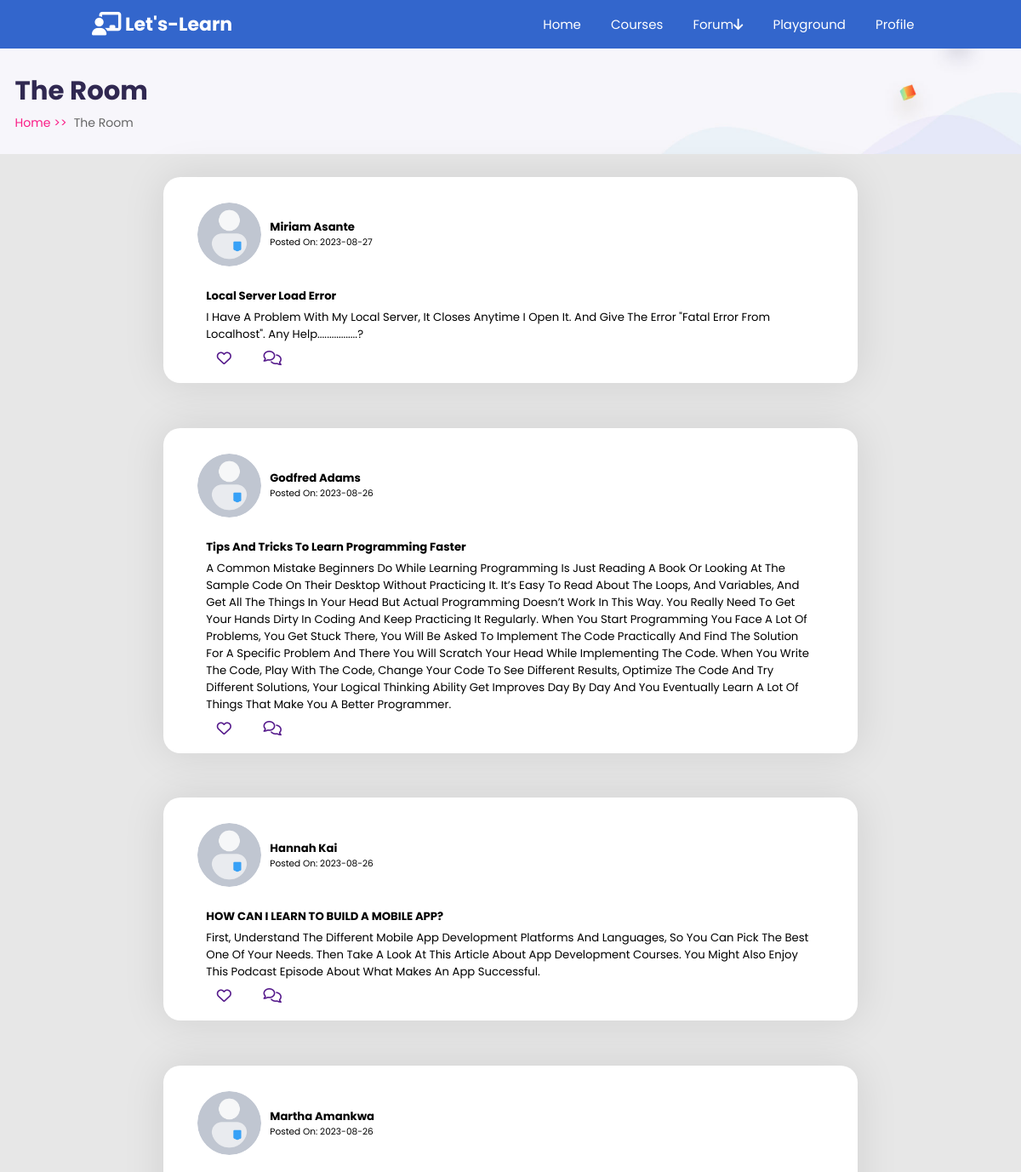
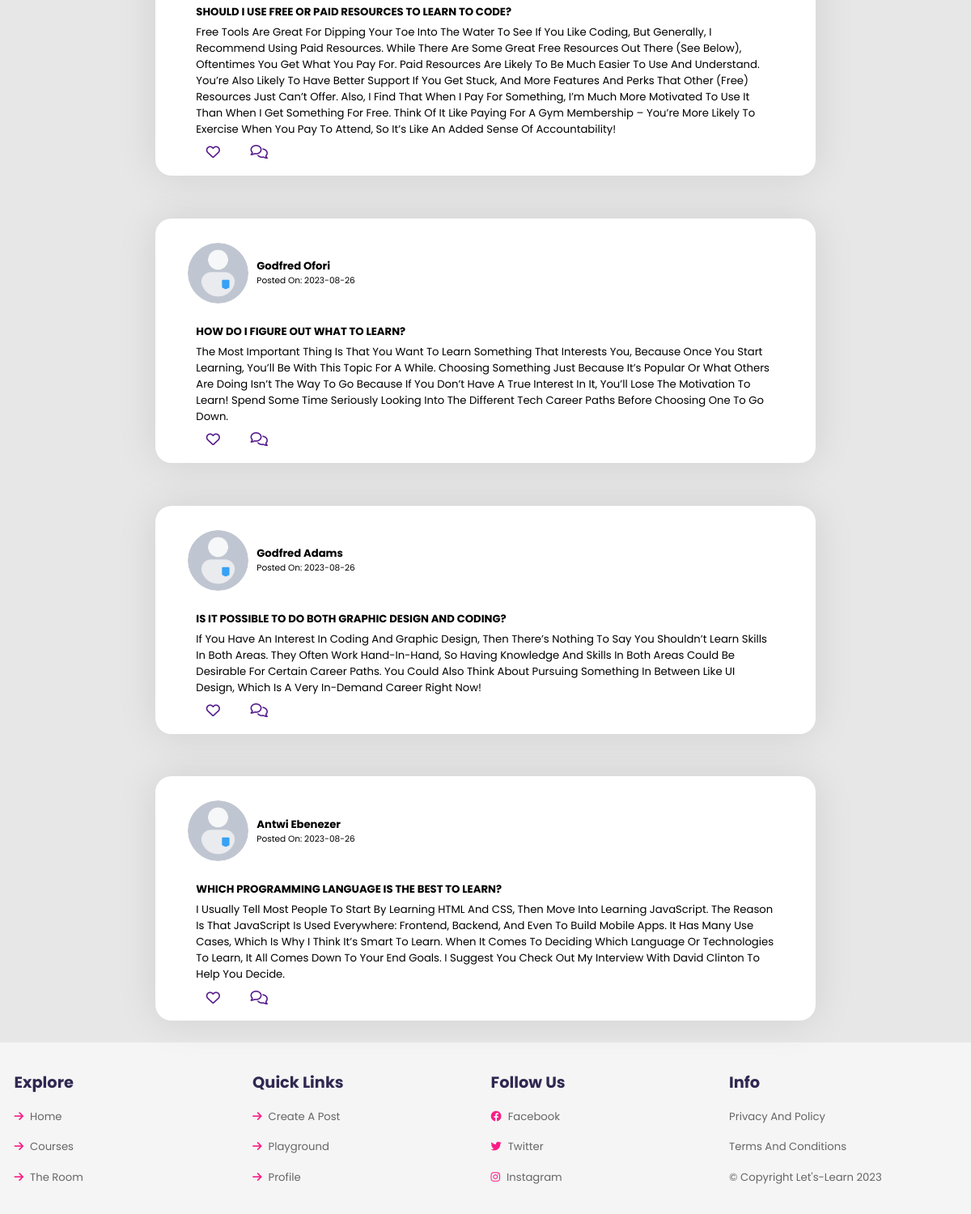
The page /the-room.php on the database its author committed (2 pictures, top to bottom).
### tables this page shows
CREATE TABLE `chats` (
  `id` int(11) NOT NULL,
  `first_name` varchar(32) NOT NULL,
  `last_name` varchar(32) NOT NULL,
  `post_date` date NOT NULL,
  `title` varchar(999) NOT NULL,
  `post_message` varchar(1000) NOT NULL
);

### the-room.php (the view, shortened to what this page needs)
<!DOCTYPE html>
<html lang="en">
<head>
    <link rel="stylesheet" href="https://cdnjs.cloudflare.com/ajax/libs/font-awesome/6.4.0/css/all.min.css">
    <link rel="stylesheet" href="css/style.css">
    <link rel="stylesheet" href="./css/the-rooms.css">
</head>
<body>
<header class="header">
    <a href="homepage" class="logo"> <i class="fa-solid fa-chalkboard-user fa-lg fa-fade"></i> let's-learn</a>
    <nav class="navbar">
      <ul>
          <li><a href="homepage">home</a></li>
          <li><a href="courses">courses</a></li>
          <li><a role="link" aria-disabled="true">forum<i class="fa-solid fa-arrow-down"></i></a>
          </li>
          <li><a href="https://poki.com/" target="_blank">playground</a></li>
          <li><a href="profile">profile</a></li>
      </ul>
  </nav>
</header>
<section class="heading">
    <h3>the room</h3>
    <p> <a href="homepage">home >></a> the room </p>
</section>
<?php
    include('./database/database_connection.php');
    $sql = "SELECT * FROM chats ORDER BY id DESC";
    $result = mysqli_query($connection, $sql);
    while ($row = mysqli_fetch_assoc($result)){
      $post_title = $row['title'];
      $post_message = $row['post_message'];
      $post_first_name = $row['first_name'];
      $post_last_name = $row['last_name'];
      $post_date = $row['post_date'];
      $full_name = $post_first_name." ".$post_last_name;
      echo '
      <head>
      <link rel="stylesheet" href="./css/the-rooms.css">
      </head>
      <section class="posts">
      <div class="post-card">
        <div class="profile">
            <img src="./images/profile.png" alt="teacher">
            <div class="post-details">
              <p class="post-name" style=" font-weight: bold;">'.$full_name.'</p>
              <p class="post-date">posted on: '.$post_date.'</p>
            </div>
        </div>
        <div class="post-message">
          <p class="post-title">'.$post_title.'</p>
          <p>'.$post_message.'</p>
        </div>
        <div class="post-icons">
          <a href="" class="like"><i class="fa-classic fa-heart fa-xl"></i></a>
          <a href=""><i class="fa-regular fa-comments fa-xl"></i></a>
        </div>
      </div>
    </section>
      ';
    }
?>
<section class="footer">
    <div class="box-container">
        <div class="box">
            <h3>explore</h3>
            <a href="homepage"> <i class="fas fa-arrow-right"></i> home </a>
            <a href="courses"> <i class="fas fa-arrow-right"></i> courses </a>
            <a href="the-room"> <i class="fas fa-arrow-right"></i> the room </a>
        </div>
        <div class="box">
            <h3>quick links</h3>
            <a href="chat"> <i class="fas fa-arrow-right"></i> create a post </a>
            <a href="https://poki.com/"> <i class="fas fa-arrow-right"></i> playground </a>
            <a href="profile"> <i class="fas fa-arrow-right"></i> profile </a>
        </div>
        <div class="box">
            <h3>follow us</h3>
            <a href="#"> <i class="fab fa-facebook"></i> facebook </a>
            <a href="#"> <i class="fab fa-twitter"></i> twitter </a>
            <a href="#"> <i class="fab fa-instagram"></i> instagram </a>
        </div>
        <div class="box">
            <h3>info</h3>
            <a href="#"><p class="three">Privacy and Policy</p></a>
            <a href="#"><p class="two">Terms and Conditions</p></a>
            <a href="#"><p class="one">&copy; Copyright Let's-Learn 2023</p></a>
        </div>
    </div>
</section>
</body>
</html>

### css/style.css (style rules this page uses)
:root { --btn-color: #3366cc; --color-blue: #224bcf; --color-1: #d9f0ff; --navy-blue: #000080 ; --color-white: #fff; --icon-color: #f70031; --color-black: #000000; --back-color: #e7e7e7; }
* { font-family: 'Poppins', sans-serif; margin: 0; padding: 0; -webkit-box-sizing: border-box; box-sizing: border-box; text-decoration: none; outline: none; border: none; text-transform: capitalize; -webkit-transition: all .2s linear; transition: all .2s linear; }
html { font-size: 62.5%; overflow-x: hidden; }
body { --back-color: #e7e7e7; background-color: var(--back-color); }
section { padding: 3rem 9%; }
.heading { background: url(../images/heading-bg.png) no-repeat; background-size: cover; background-position: center; }
.heading h3 { font-size: 3.5rem; color: #302851; }
.heading p { font-size: 1.6rem; color: #666; padding-top: .5rem; }
.heading p a { padding-right: .5rem; color: #fa1d86; }
.header { position: -webkit-sticky; position: sticky; top: 0; left: 0; right: 0; z-index: 1000; display: -webkit-box; display: -ms-flexbox; display: flex; -webkit-box-align: center; -ms-flex-align: center; align-items: center; -webkit-box-pack: justify; -ms-flex-pack: justify; justify-content: space-between; padding: 0 9%; background: var(--btn-color); }
.header .logo { font-size: 2.5rem; font-weight: bolder; color: var(--color-white); }
.header .logo i { color: var(--color-white); }
.header .navbar ul { list-style: none; }
.header .navbar ul li { position: relative; float: left; }
.header .navbar ul li a { padding: 2rem; display: block; font-size: 1.7rem; color: #fff; }
.footer { background: #f5f5f5; }
.footer .box-container { display: -ms-grid; display: grid; -ms-grid-columns: (minmax(25rem, 1fr))[auto-fit]; grid-template-columns: repeat(auto-fit, minmax(15rem, 1fr)); gap: 1.5rem; }
.footer .box-container .box h3 { font-size: 2.2rem; padding: 1rem 0; color: #302851; }
.footer .box-container .box a { display: block; font-size: 1.4rem; padding: 1rem 0; color: #666; }
.footer .box-container .box a i { color: #fa1d86; padding-right: .5rem; }
@media (max-width: 1200px) { html { font-size: 55%; } }
@media (max-width: 1200px) { section { padding: 3rem 2rem; } }
@media (max-width: 1200px) { .footer .box-container .box a { font-size: 1.5rem; } }

### css/the-rooms.css (style rules this page uses)
.posts { display: flex; align-items: center; flex-wrap: wrap; text-transform: none !important; }
.posts .post-card { background-color: white; width: 70%; padding: 20px 30px; border-radius: 20px; margin: 0 auto; box-shadow: 0px 0px 50px 0px rgba(0,0,0,0.1); }
.posts .profile { display: flex; align-items: center; }
.posts .profile img { width: 75px; height: 75px; border-radius: 50%; margin: 10px; }
.posts .profile .post-details p { font-size:1.5rem; }
.posts .profile .post-details .post-date { font-size: 1.2rem; }
.posts .post-message .post-title { font-weight: bold; padding: 5px 0; }
.posts .post-message { padding: 10px 20px; font-size: 1.5rem; }
.posts .post-icons { display: flex; justify-content: space-evenly; align-items: center; width: 20%; margin-left: -5px; font-size: 1.3rem; }

### rows shown on the page
chats: full_name "Miriam Asante", post_date "2023-08-27", title "Local Server Load Error", post_message "I Have A Problem With My Local Server, It Closes Anytime I Open It. And Give The Error \"fatal Error From Localhost\". Any Help.................?"
chats: full_name "Godfred Adams", post_date "2023-08-26", title "Tips And Tricks To Learn Programming Faster", post_message "A Common Mistake Beginners Do While Learning Programming Is Just Reading A Book Or Looking At The Sample Code On Their Desktop Without Practicing It. It’s Easy To Read About The Loops, And Variables, And Get All The Things In Your Head But Actual Programming Doesn’t Work In This Way. You Really Need To Get Your Hands Dirty In Coding And Keep Practicing It Regularly. When You Start Programming You Face A Lot Of Problems, You Get Stuck There, You Will Be Asked To Implement The Code Practically And Find The Solution For A Specific Problem And There You Will Scratch Your Head While Implementing The Code. When You Write The Code, Play With The Code, Change Your Code To See Different Results,…"
chats: full_name "Hannah Kai", post_date "2023-08-26", title "HOW CAN I LEARN TO BUILD A MOBILE APP?", post_message "First, Understand The Different Mobile App Development Platforms And Languages, So You Can Pick The Best One Of Your Needs. Then Take A Look At This Article About App Development Courses. You Might Also Enjoy This Podcast Episode About What Makes An App Successful."
chats: full_name "Martha Amankwa", post_date "2023-08-26", title "SHOULD I USE FREE OR PAID RESOURCES TO LEARN TO CODE?", post_message "Free Tools Are Great For Dipping Your Toe Into The Water To See If You Like Coding, But Generally, I Recommend Using Paid Resources. While There Are Some Great Free Resources Out There (See Below), Oftentimes You Get What You Pay For. Paid Resources Are Likely To Be Much Easier To Use And Understand. You’re Also Likely To Have Better Support If You Get Stuck, And More Features And Perks That Other (Free) Resources Just Can’t Offer. Also, I Find That When I Pay For Something, I’m Much More Motivated To Use It Than When I Get Something For Free. Think Of It Like Paying For A Gym Membership – You’re More Likely To Exercise When You Pay To Attend, So It’s Like An Added Sense Of Accountability!"
chats: full_name "Godfred Ofori", post_date "2023-08-26", title "HOW DO I FIGURE OUT WHAT TO LEARN?", post_message "The Most Important Thing Is That You Want To Learn Something That Interests You, Because Once You Start Learning, You’ll Be With This Topic For A While. Choosing Something Just Because It’s Popular Or What Others Are Doing Isn’t The Way To Go Because If You Don’t Have A True Interest In It, You’ll Lose The Motivation To Learn! Spend Some Time Seriously Looking Into The Different Tech Career Paths Before Choosing One To Go Down."
chats: full_name "Godfred Adams", post_date "2023-08-26", title "IS IT POSSIBLE TO DO BOTH GRAPHIC DESIGN AND CODING?", post_message "If You Have An Interest In Coding And Graphic Design, Then There’s Nothing To Say You Shouldn’t Learn Skills In Both Areas. They Often Work Hand-In-Hand, So Having Knowledge And Skills In Both Areas Could Be Desirable For Certain Career Paths. You Could Also Think About Pursuing Something In Between Like UI Design, Which Is A Very In-Demand Career Right Now!"
chats: full_name "Antwi Ebenezer", post_date "2023-08-26", title "WHICH PROGRAMMING LANGUAGE IS THE BEST TO LEARN?", post_message "I Usually Tell Most People To Start By Learning HTML And CSS, Then Move Into Learning JavaScript. The Reason Is That JavaScript Is Used Everywhere: Frontend, Backend, And Even To Build Mobile Apps. It Has Many Use Cases, Which Is Why I Think It’s Smart To Learn. When It Comes To Deciding Which Language Or Technologies To Learn, It All Comes Down To Your End Goals. I Suggest You Check Out My Interview With David Clinton To Help You Decide."
